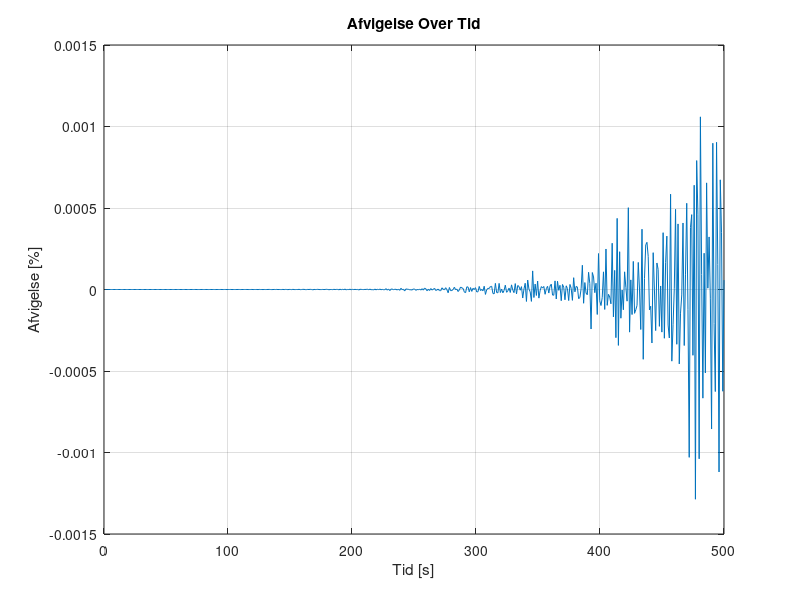
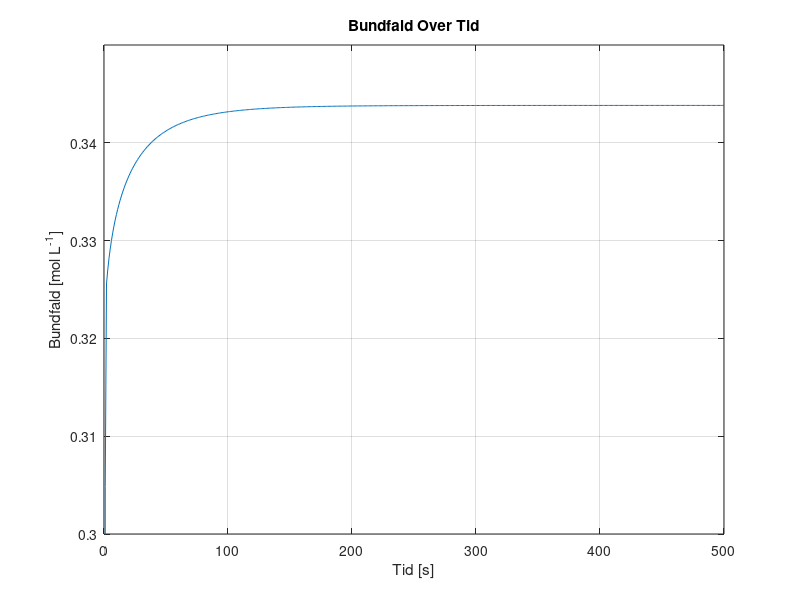
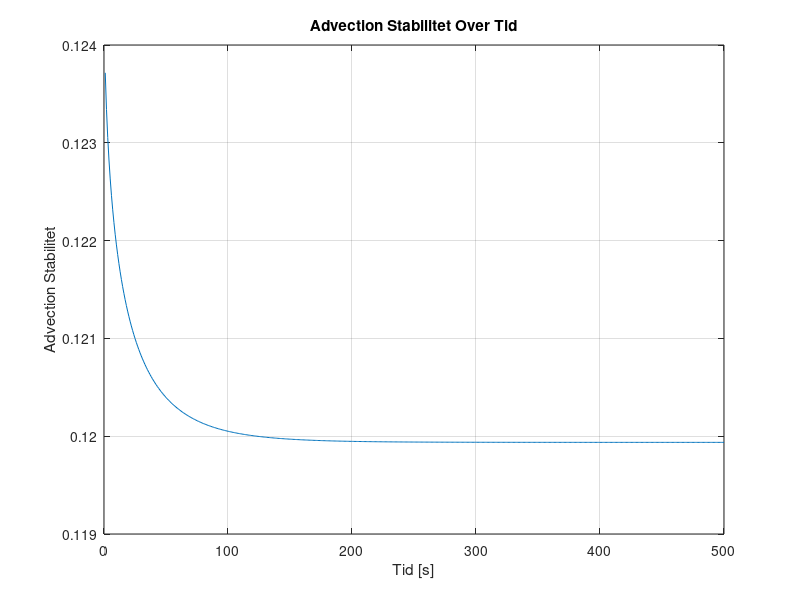
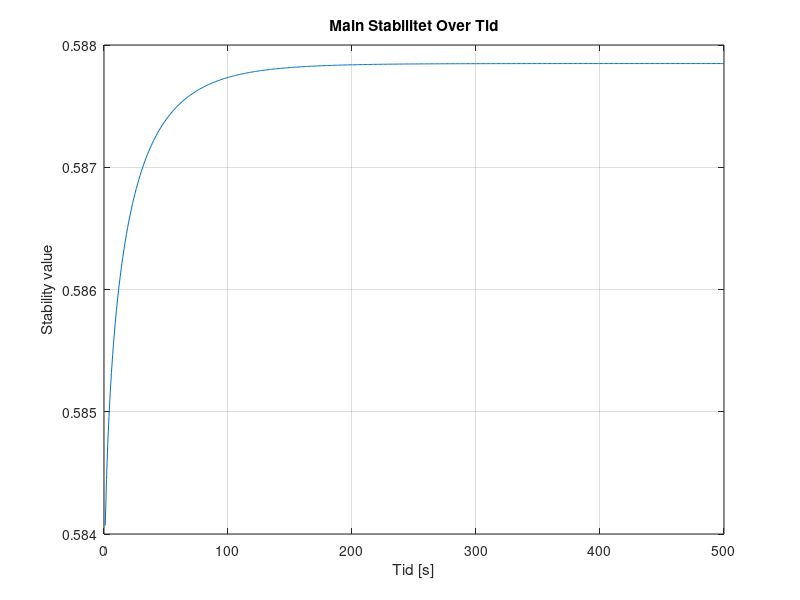

Recreate these plots in MATLAB, in order. (Note: this script raises an error after producing the figures.)
%%%%%%%%%%%%%%%%%%%%%%%%%%%%%%%%%%%%%%%
%%%  GITHUB - ALL RIGHTS RESERVED   %%%
%%%                                 %%%
%%% PROPERTY OF AALBORG UNIVERSITY  %%%
%%%         CREATED BY:             %%%
%%%  GROUP 3 - 3RD SEMESTER- 2023   %%%
%%%    @ANALREXIA    @ANDEMANDEN    %%%
%%%    @BONINATOR1   @PETERPASTA11  %%%
%%%%%%%%%%%%%%%%%%%%%%%%%%%%%%%%%%%%%%%
%%
clear
close all
clc
%% Inital Parameters
Lx = 0.1;                     % Domain length [m]
domain_steps = 1000;          % Number of spatial domain steps
dx = Lx / (domain_steps - 1); % Position discretization [m]
 
Lt = 500;              % Time length [s]
time_steps = 500;      % Number of time steps
dt = Lt / time_steps;  % Temporal discretization [s]

% DEFINED VARIABLES
D = 1.464*10^-9;      % Diffusivity coefficient H2PO4- in water [m^2 s^-1]
Cf = 0.1;             % Ionconcentration of the feed [mol L^-1]
DeltaP = 35;          % Change in outer pressure [bar]
Am = 0.0308;          % Surfacearea of the membrane [m^2]
k0 = 5.7311*10^-7;    % Initial water permeability [m^3 m^-2 bar^-1 s^-1] 
mu = 0.8903*10^-9;    % Viscosity of water [bar∙s]
Rm = 1/(mu*k0);       % Membraneresitance of water [m^-1]
alpha = 1*10^14;      % Specific fouling resistance [m · kg-1] or [m L mol^-1]
JuScalar = 0.5;       % Percipitate Advection Coefficient
sig_i = 0.1;          % Rejection of ions 

% PHYSICAL CONSTANTS

R = 8.31415*10^-2;  % Gasconstant [L Bar mol^-1 K^-1]
T = 273.15+25;      % Temperature [K]
 
% Anonymous functions

Udf = @(conc) 0.0011*exp(36.328*conc) + 0.263253; % Concentration of percipitate in respect to Ciw. [mol L^-1]
Rf = @(conc) alpha*(Udf(conc)/Am);                % Foulingresistance [m^-1]
k = @(conc) 1/(mu*(Rm+Rf(conc)));                 % Water permeability dependent on mu,Rm and Rf [m^3 m^-2 bar^-1 s^-1]


% Space and Time Grid
x = linspace(0, Lx, domain_steps);
t = linspace(0, Lt, time_steps);

% Initial concentration array AND Initial condition
C = zeros(domain_steps, time_steps)+0.1; % 0.1 molar [H2PO4] at pH 2.9

% Diffusive Stability

DS = D*dt/dx^2;
fprintf('\n Diffusivity Stability = %f', DS);
if DS>0.5 
   fprintf(2,'\n ERROR: Stabilitetsfejl');
else
    fprintf('\n Stable Diffusion Model !!');
end


%% Time-stepping loop
for j = 2:time_steps
    for i = 1:domain_steps
        Ciw = C(domain_steps, j-1); % Concentration of ions at the wall [mol L^-1]

        C(1, :) = Cf; % Set the leftmost boundary to Cf [mol L^-1]

        if j == 2
            Cbw = Udf(Cf); % Initial Percipitation
        else
            Cbw = Udf(Ciw) + Jkonv*Udf(Cf)*(dt/dx)*JuScalar; % Total percipitate after advection [mol L^-1]
        end

        Jkonv = (k(Ciw)*(DeltaP-(1*R*T*(Ciw))));  % Volume flux = Jkonv , in terms of osmotic pressure (DeltaP, R, T, C_(i_w)) and k. [m/s]

        if i == 1 % First Cell (no left neighbor)
            Jdiff = 0;       % Diffusive ionflux
            Jadv = 0;        % Advective flux

        elseif i == domain_steps % Membrane wall cell (no right neighbor)
            Jdiff = (D * (C(domain_steps - 1, j-1) - C(domain_steps, j-1))) / dx^2;           % Diffusive ionflux [mol · m-2 · s-1]
            Jadv = -Jkonv * (C(domain_steps, j-1)*(1-sig_i) - C(domain_steps - 1, j-1)) / dx; % Advective flux [mol · m-2 · s-1]

        else    % Bulk Cells
            % Calculate the second derivative normally
            Jdiff = D * (C(i + 1, j-1) - 2 * C(i, j-1) + C(i - 1, j-1)) / dx^2; % Diffusive ionflux at the membrane wall [mol · m-2 · s-1]
            Jadv = -Jkonv * (C(i, j-1) - C(i-1, j-1)) / dx;                     % Advective flux at the membrane wall [mol · m-2 · s-1]
        end
        % Apply the diffusion-advection equation
        C(i, j) = C(i, j-1) + dt * (Jdiff + Jadv); % Apply the diffusion-advection equation [mol L^-1]
        Jkonv_values(j) = Jkonv;                   % Storing convective flux values in respect to time
        Cbw_values(j) = Cbw;                       % Storing precipitate values in respect to time
        AS(j) = Jkonv * dt/dx;                     % Storing Stability plot values
        % Main Stability
        MainS=(1-2*DS-AS(j));                      % Calculation of specific main stability to time
        MainS_values(j)=MainS;                     % Storing main stability values

    end
end
%% conservation and error

volprc = dx*Am*1000;  % Volume per cell in Liters

Ciw = [0,C(domain_steps, :)]; % Making the matrix line up properly and have the right size
Ciw(end) = [];

Systemdiff = [0, diff(sum(C*volprc,1))]; % Difference in system concentration per dt

inflow = Cf*(Jkonv_values)*(dt/dx)*volprc;                 % Input [mol]
outflow = Ciw.* Jkonv_values*(dt/dx)*volprc*(1-sig_i);     % Output [mol]
infoutdiff = (inflow - outflow);                           % Difference in input and output
ERROR = ((Systemdiff - infoutdiff).*Systemdiff.^(-1))*100; % Mass conservation error


%% 2D Plots

% Plot Mass Conservation Error values over time

figure;
plot(t, ERROR);
xlabel('Tid [s]');
ylabel('Afvigelse [%]');
title('Afvigelse Over Tid');
grid on;


% Plot Percipitate (DS) values over time

figure;
plot(t, Cbw_values);
xlabel('Tid [s]');
ylabel('Bundfald [mol L^{-1}]');
title('Bundfald Over Tid');
grid on;
ylim([0.3, 0.35]);

% Plot Advection Stability (DS) values over time

figure;
plot(t(2:end), AS(2:end));
xlabel('Tid [s]');
ylabel('Advection Stabilitet');
title('Advection Stabilitet Over Tid');
grid on;

% Plot Main Stability (MainS) values over time

figure;
plot(t(2:end), MainS_values(2:end));
xlabel('Tid [s]');
ylabel('Stability value');
title('Main Stabilitet Over Tid');
grid on;

% Plot Jkonv values over time
figure;
plot(t(2:end), Jkonv_values(2:end));
xlabel('Tid [s]');
ylabel('J_{konv} [m s^{-1}]');
title('J_{konv} [m s^{-1}] Over Tid');
grid on;
xlim([0, 500]);
ax = gca;
ax.YAxis.Exponent = -6;

% Define fractions of time steps you want to visualize
time_fraction = [0.001, 0.01, 0.1, 0.2, 0.3, 0.4, 0.5, 0.6, 0.7, 0.8, 0.9];  % For example, 0.1 corresponds to 10% of time steps

% Calculate the corresponding time indices
time_instances = round(time_fraction * time_steps);

% Figure - Concentration over time sideplot
figure;
hold on;

for i = 1:length(time_instances)   % Concentration at specific time instances
    time_index = time_instances(i);
    plot(x, C(:, time_index));
end

xlabel('Position [m]');
ylabel('Koncentration [mol L^{-1}]');
title('Koncentration over Position ved Forskellige Tidspunkter');
xlim([0.099, Lx]);
ylim([0.1, 0.12]);
legend(arrayfun(@(f) ['t=', num2str(f), 's'], time_instances, 'UniformOutput', false));

grid on;
hold off;


%% 3D Plot

% 3D surface plot - concentration over time and position
[T, X] = meshgrid(t, x);
figure;
h = surf(X, T, C);
xlabel('Position [m]');
ylabel('Tid [s]');
zlabel('Koncentration [mol L^{-1}]');
title('Koncentration Over Tid og Position');
xlim([0, Lx]);
ylim([0, Lt]);
zlim([0.1, 0.12]);
set(h,'LineStyle','none')
colormap(jet)
clim([0.1, 0.12])


%%
load('step1jv.mat', 'Jv_values1');
load('step2jv.mat', 'Jv_values2');
load('step3jv.mat', 'Jv_values3');
load('step4jv.mat', 'Jv_values4');

% Remove the first value from each series
Jv_values1 = Jv_values1(2:end);
Jv_values2 = Jv_values2(2:end);
Jv_values3 = Jv_values3(2:end);
Jv_values4 = Jv_values4(2:end);

%% Jv graph

% Create a figure for the first plot
figure;
hold on;
x = linspace(0, 500, 500);

plot(x(2:end), Jv_values1, 'LineWidth', 1.5);
plot(x(2:end), Jv_values2, 'LineWidth', 1.5);
plot(x(2:end), Jv_values3, 'LineWidth', 1.5);
plot(x(2:end), Jv_values4, 'LineWidth', 1.5);

xlabel('Tid [s]');
ylabel('J_{konv} [m s^{-1}]');
title('J_{konv} [m s^{-1}] Over Tid');
grid on;

legend('Advektion', 'Membran', 'Diffusion', 'Fouling');
%% Double Y-axis Jv graph
figure;

% Plot Step 2 on the left y-axis
yyaxis left;
plot(x(2:end), Jv_values2, 'LineWidth', 1.5, 'LineStyle', '-'); 
ylabel('J_{tot, v} [m^{3} m^{-2} s^{-1}]');

hold on;

% Plot Step 3 on the left y-axis
plot(x(2:end), Jv_values3, 'LineWidth', 1.5, 'LineStyle', '--');
ylim([1.825*10^-5, 1.865*10^-5]);           % y-limit for left
ylabel('J_{tot, v} [m^{3} m^{-2} s^{-1}]');

% Plot Step 4 on the right y-axis
yyaxis right;
ylim([1.2*10^-5, 1.24*10^-5]);               % y-limit for right

plot(x(2:end), Jv_values4, 'LineWidth', 1.5);
ylabel('J_{tot, v} [m^{3} m^{-2} s^{-1}]');

xlabel('Tid [s]');
title('J_{tot, v} Over Tid');
grid on;

legend('Membran', 'Diffusion', 'Fouling');
